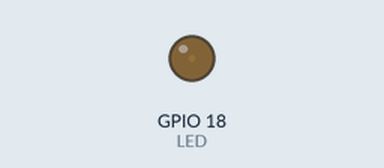
Bench run of a sketch on a simulated ESP32. On the bench: output pins drawn as LEDs (lit = HIGH). WiFi joins after 1.5 s; servers stay silent unless stated; what the sketch prints to the serial monitor is not drawn.

Above: at 2.05 s.
At 3.15 s:
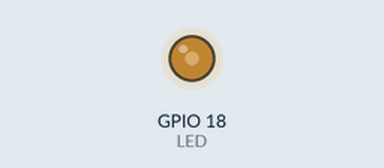
At 4.3 s:
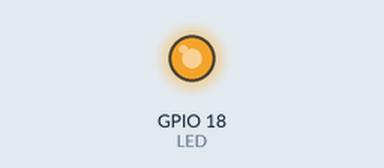
At 6.55 s:
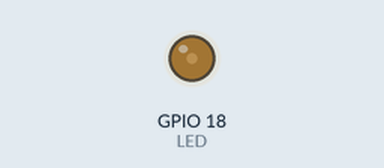
Timing chart, 0 to 8.6 s (numbered marks = the images above):
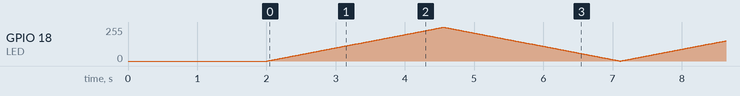

The sketch:

Wi-Fi.ino
```cpp
#include <WiFi.h>

const char* ssid = "NTNU-IOT";
const char* password = "";

const int LED = 18;
const int channelLED = 0;

void setup() {
  Serial.begin(9600);
  Serial.println("Trying to connect to");
  Serial.println(ssid);

  WiFi.begin(ssid, password);
  while (WiFi.status() != WL_CONNECTED) {
    delay(1000);
    Serial.print(".");
  }
  Serial.println("");
  Serial.println("WiFi connected successfully");
  Serial.print("Got IP: ");
  Serial.println(WiFi.localIP());
  ledcSetup(channelLED, 2000, 8);
  ledcAttachPin(LED, channelLED);
  ledcWrite(channelLED, 0);
}

void loop() {
  for (int i = 0; i < 255; i++) {
    ledcWrite(channelLED, i);
    delay(10);
  }
  for (int i = 255; i > 0; i--) {
    ledcWrite(channelLED, i);
    delay(10);
  }

}
```
